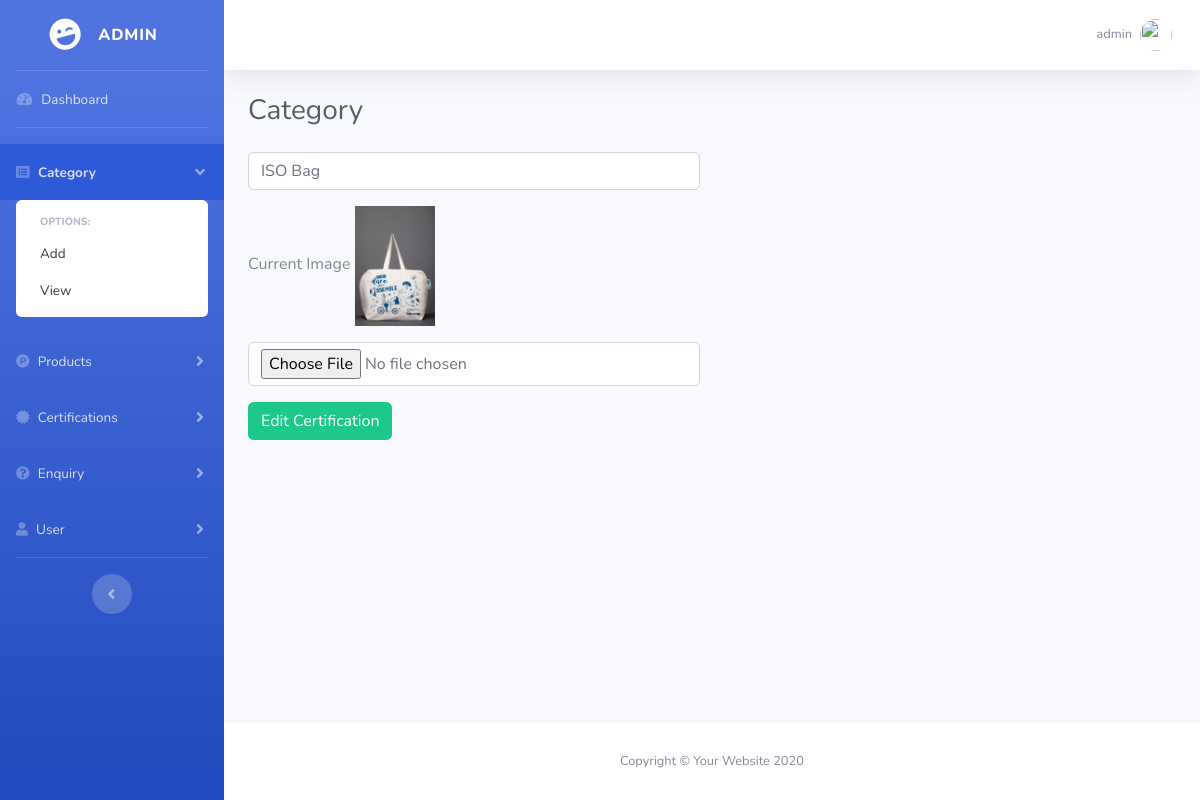
Page /admin/categories.php?source=edit_category&p_id=2 (signed in) on the committed database.
### tables this page shows
CREATE TABLE `categories` (
  `id` int(11) NOT NULL,
  `category_name` varchar(255) NOT NULL,
  `category_image` text NOT NULL,
  `created_at` timestamp NOT NULL DEFAULT CURRENT_TIMESTAMP ON UPDATE CURRENT_TIMESTAMP,
  `deleted_at` timestamp NOT NULL DEFAULT '0000-00-00 00:00:00',
  `updated_at` timestamp NOT NULL DEFAULT '0000-00-00 00:00:00'
);

### admin/includes/category/edit-category.php (the view, shortened to what this page needs)
<?php
    if( isset( $_GET['p_id'] ) ) {
        $edit_category_id = $_GET['p_id'];
        $query = "SELECT * FROM categories WHERE id = $edit_category_id";
        $edit_category_query = mysqli_query($connection, $query);
        if( $row = mysqli_fetch_assoc($edit_category_query) ){
            $category_name = $row['category_name'];
            $category_image = $row['category_image'];
        }
    }
?>
<div class="row">
<div class="col-md-6">
    <form  method="post" enctype="multipart/form-data">
        <div class="form-group">
            <input type="text" id="category_name" class="form-control" value="<?php echo $category_name ?>" required>
        </div>
       <div class="form-group">
           <label>Current Image</label>
            <?php
                if($category_image == "")
                    echo "<h4>No Image Set</h4";
                else
                    echo "<img src = 'images/categories/$category_image' alt = 'Certificate Image' height = '120px'> ";
            ?>
        </div>
        <div class="form-group">
            <input type="file" id="category_image" class="form-control">
        </div>
        <div class="form-group">
            <button type="button" id="edit_category" class="btn btn-success">
            Edit Certification</button>
        </div>
    </form>
</div>
</div>

### admin/css/styles.css (style rules this page uses)
input[type="file"] { padding-bottom: 2.3em; }

### rows in the picture
categories: category_name "ISO Bag", category_image (picture)

### other values in the picture
$_SESSION["email"] "admin"
$source "Category"
